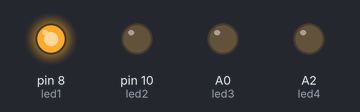
Simulated run of this sketch. Board: Arduino Uno, built with avr-gcc and run on an emulated ATmega328P. On the bench: output pins drawn as LEDs (lit = HIGH).

Above: at 0.05 s.
At 0.45 s:
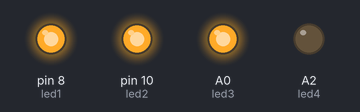
At 0.95 s:
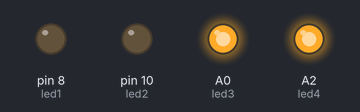
At 1.35 s:
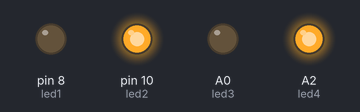
At 2.05 s:
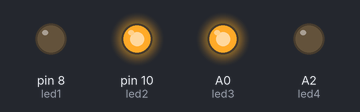
At 2.75 s:
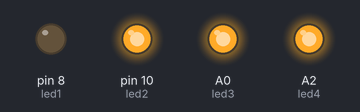
Timing chart, 0 to 3.0 s (numbered marks = the images above):
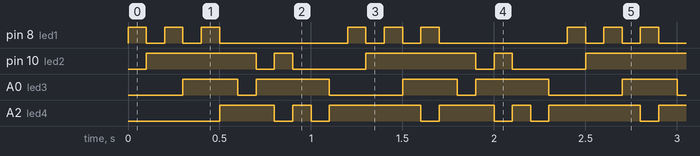

Measured:
- by itself, pin 8 (led1): repeats every 1.2 s: 2 × (LOW 0.10 s, HIGH 0.10 s), LOW 0.70 s, HIGH 0.10 s
- by itself, pin 10 (led2): repeats every 1.2 s: LOW 0.10 s, HIGH 0.10 s, LOW 0.40 s, HIGH 0.60 s
- by itself, A0 (led3): repeats every 1.2 s: LOW 0.10 s, HIGH 0.40 s, LOW 0.40 s, HIGH 0.30 s
- by itself, A2 (led4): repeats every 1.2 s: LOW 0.10 s, HIGH 0.10 s, LOW 0.10 s, HIGH 0.50 s, LOW 0.10 s, HIGH 0.30 s

The sketch:

_12_Leds.ino
```cpp
int led1 = 8;
int led2 = 10;
int led3 = A0;
int led4 = A2;

#define E 2

int matriz[12][4] ={  1, 0, E, E,
                      0, 1, E, E,
                      1, E, 0, E,
                      0, E, 1, E,
                      1, E, E, 0,
                      0, E, E, 1,
                      E, 1, 0, E,
                      E, 0, 1, E,
                      E, 1, E, 0,
                      E, 0, E, 1,
                      E, E, 1, 0,
                      E, E, 0, 1};

// the setup routine runs once when you press reset:
void setup() {
  // initialize the digital pin as an output.

}

// the loop routine runs over and over again forever:
void loop() {

  for( int i = 0 ; i < 12 ; ++i){

    if(matriz[i][0] == E){
      pinMode(led1, INPUT);
    }else{
      pinMode(led1, OUTPUT);
      digitalWrite(led1, matriz[i][0]);
    }

    if(matriz[i][1] == E){
      pinMode(led2, INPUT);
    }else{
      pinMode(led2, OUTPUT);
      digitalWrite(led2, matriz[i][1]);
    }

    if(matriz[i][2] == E){
      pinMode(led3, INPUT);
    }else{
      pinMode(led3, OUTPUT);
      digitalWrite(led3, matriz[i][2]);
    }

    if(matriz[i][3] == E){
      pinMode(led4, INPUT);
    }else{
      pinMode(led4, OUTPUT);
      digitalWrite(led4, matriz[i][3]);
    }

    delay(100);
  }
}
```
